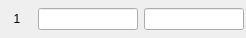
<?xml version="1.0" encoding="UTF-8"?>
<ui version="4.0">
 <class>Form</class>
 <widget class="QWidget" name="Form">
  <property name="geometry">
   <rect>
    <x>0</x>
    <y>0</y>
    <width>246</width>
    <height>38</height>
   </rect>
  </property>
  <property name="windowTitle">
   <string>Form</string>
  </property>
  <layout class="QHBoxLayout" name="horizontalLayout">
   <property name="leftMargin">
    <number>2</number>
   </property>
   <property name="topMargin">
    <number>2</number>
   </property>
   <property name="rightMargin">
    <number>2</number>
   </property>
   <property name="bottomMargin">
    <number>2</number>
   </property>
   <item>
    <widget class="QLabel" name="label">
     <property name="minimumSize">
      <size>
       <width>30</width>
       <height>0</height>
      </size>
     </property>
     <property name="maximumSize">
      <size>
       <width>30</width>
       <height>16777215</height>
      </size>
     </property>
     <property name="text">
      <string>1</string>
     </property>
     <property name="alignment">
      <set>Qt::AlignCenter</set>
     </property>
    </widget>
   </item>
   <item>
    <widget class="QLineEdit" name="lineEdit"/>
   </item>
   <item>
    <widget class="QLineEdit" name="lineEdit_2"/>
   </item>
  </layout>
 </widget>
 <resources/>
 <connections/>
</ui>
